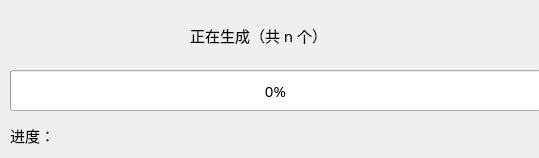
<?xml version="1.0" encoding="UTF-8"?>
<ui version="4.0">
 <class>Dialog</class>
 <widget class="QDialog" name="Dialog">
  <property name="geometry">
   <rect>
    <x>0</x>
    <y>0</y>
    <width>539</width>
    <height>158</height>
   </rect>
  </property>
  <property name="windowTitle">
   <string>Dialog</string>
  </property>
  <widget class="QProgressBar" name="progressBar">
   <property name="geometry">
    <rect>
     <x>10</x>
     <y>70</y>
     <width>531</width>
     <height>41</height>
    </rect>
   </property>
   <property name="font">
    <font>
     <family>Microsoft YaHei</family>
     <pointsize>11</pointsize>
    </font>
   </property>
   <property name="value">
    <number>0</number>
   </property>
  </widget>
  <widget class="QLabel" name="label">
   <property name="geometry">
    <rect>
     <x>190</x>
     <y>20</y>
     <width>161</width>
     <height>31</height>
    </rect>
   </property>
   <property name="font">
    <font>
     <family>Microsoft YaHei</family>
     <pointsize>11</pointsize>
    </font>
   </property>
   <property name="text">
    <string>&lt;html&gt;&lt;head/&gt;&lt;body&gt;&lt;p&gt;正在生成（共 n 个）&lt;/p&gt;&lt;/body&gt;&lt;/html&gt;</string>
   </property>
  </widget>
  <widget class="QLabel" name="label_2">
   <property name="geometry">
    <rect>
     <x>10</x>
     <y>120</y>
     <width>511</width>
     <height>31</height>
    </rect>
   </property>
   <property name="font">
    <font>
     <family>Microsoft YaHei</family>
     <pointsize>11</pointsize>
    </font>
   </property>
   <property name="text">
    <string>&lt;html&gt;&lt;head/&gt;&lt;body&gt;&lt;p&gt;进度：&lt;/p&gt;&lt;/body&gt;&lt;/html&gt;</string>
   </property>
  </widget>
 </widget>
 <resources/>
 <connections/>
</ui>
